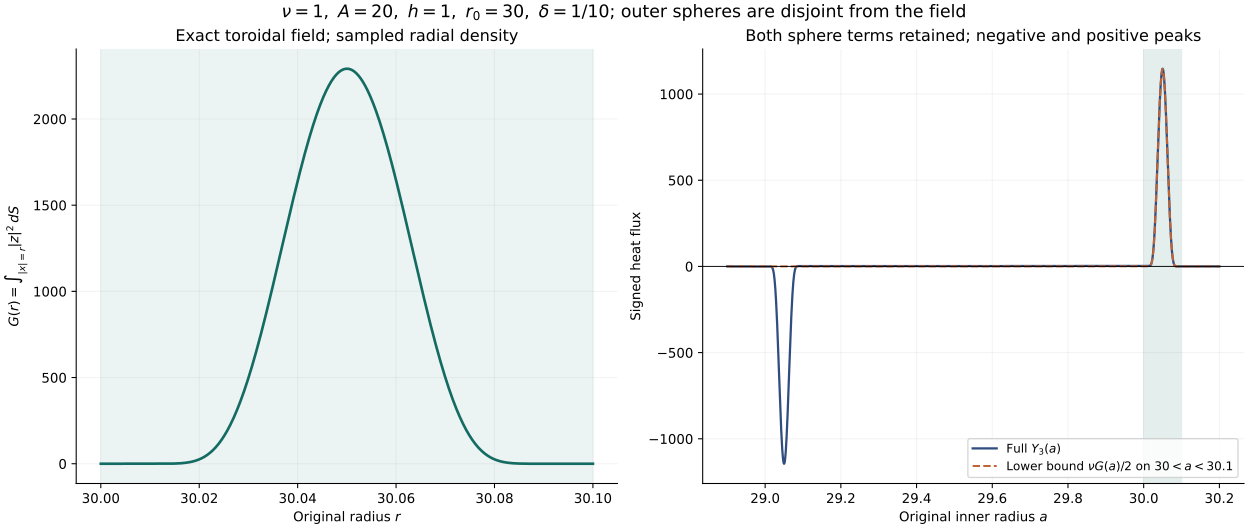

Here is the Python script that generated this plot:
"""Numerical samples of the exact MA6–MA8 formulas; proof is in the note."""
from pathlib import Path
import numpy as np
import matplotlib
matplotlib.use('Agg')
import matplotlib.pyplot as plt
ROOT=Path(__file__).resolve().parent
A,h,nu,r0,delta=20.,1.,1.,30.,.1
def c(r):
 r=np.asarray(r);z=np.zeros_like(r);inside=(r>r0)&(r<r0+delta)
 z[inside]=np.exp(-delta**2/((r[inside]-r0)*(r0+delta-r[inside])))
 return z
def G(r):return 8*np.pi/3*c(r)**2*r**4
grid=np.linspace(r0,r0+delta,20001);density=G(grid)/grid
primitive=np.concatenate(([0.],np.cumsum((density[1:]+density[:-1])/2*np.diff(grid))))
def F(r):return np.interp(r,grid,primitive,left=0.,right=primitive[-1])
a=np.linspace(28.9,30.2,15000)
volume=nu*(F(a+h)-F(a));surface=nu/2*(G(a)-G(a+h));flux=volume+surface
fig,axs=plt.subplots(1,2,figsize=(13,5.5),layout='constrained')
axs[0].plot(grid,G(grid),color='#136b62',linewidth=2)
axs[0].set(xlabel=r'Original radius $r$',ylabel=r'$G(r)=\int_{|x|=r}|z|^2\,dS$',title='Exact toroidal field; sampled radial density')
axs[0].axvspan(r0,r0+delta,alpha=.08,color='#136b62')
axs[1].plot(a,flux,color='#304d80',label=r'Full $Y_3(a)$',linewidth=1.7)
axs[1].plot(a,nu*G(a)/2,color='#c06435',linestyle='--',label=r'Lower bound $\nu G(a)/2$ on $30<a<30.1$')
axs[1].axvspan(r0,r0+delta,color='#136b62',alpha=.12)
axs[1].axhline(0,color='black',linewidth=.7)
axs[1].set(xlabel=r'Original inner radius $a$',ylabel='Signed heat flux',title='Both sphere terms retained; negative and positive peaks')
axs[1].legend(fontsize=9,loc='lower right')
for ax in axs:
 ax.grid(alpha=.15);ax.spines[['top','right']].set_visible(False)
fig.suptitle(r'$\nu=1,\ A=20,\ h=1,\ r_0=30,\ \delta=1/10$; outer spheres are disjoint from the field',fontsize=13)
fig.savefig(ROOT/'moving-annulus-flux.png',dpi=160);fig.savefig(ROOT/'moving-annulus-flux.svg')
print('Saved sampled exact heat-flux formulas; no numerical proof claimed.')
